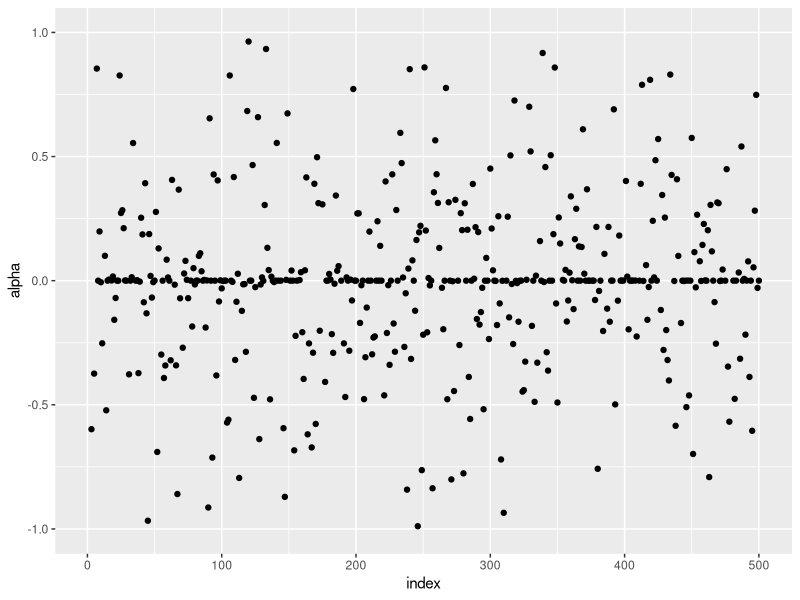
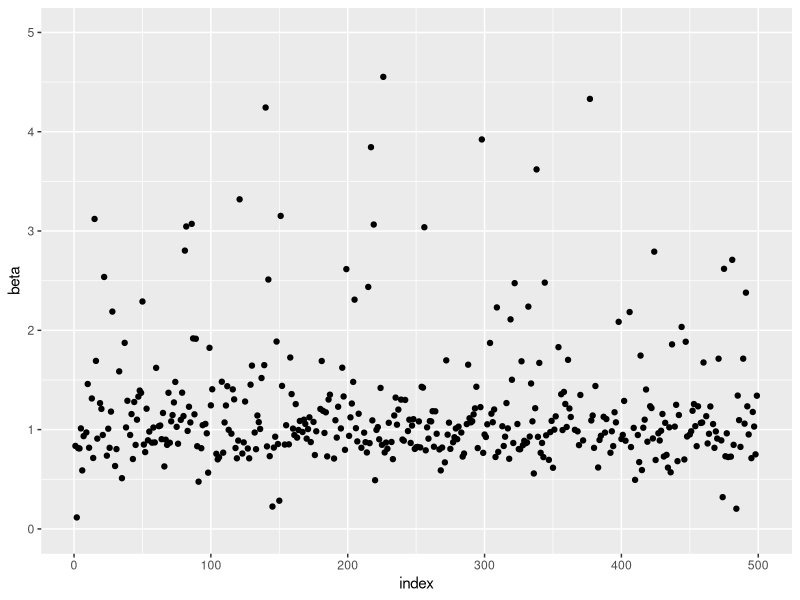
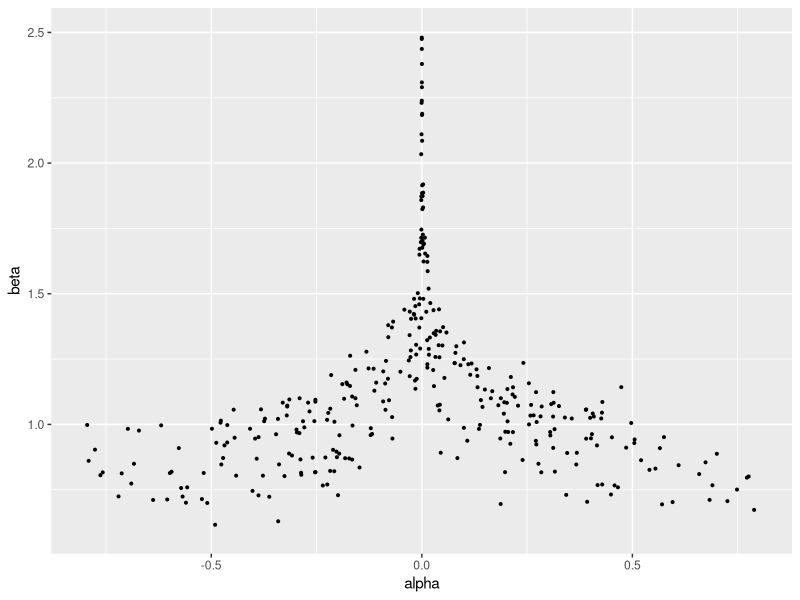

These charts were generated, in order, by the following R code:
## ---- chunk 1
knitr::opts_chunk$set(echo = TRUE)

library(tidyverse)

## ---- chunk 2
n <- 500                
x_icount <- 10        # How many x and y there is 
x_i <- 1:x_icount
# x_icount <- 10 - 3
# x_i <- c(1:3,rep(2,x_icount))
a_nul <- 0
beta_nul <- 1
gamma_nul <- 0
conff1b <- matrix(nrow=n, ncol=2)
conff1a <- matrix(nrow=n, ncol=2)
limits <- rep(0,n)
errors <- rep(0,n)
betahat <- rep(0,n)
ahat <- rep(0,n)
resulthypotese_ab <- rep(0,n)
bstar <- 1.1
crit = pchisq(0.05,df=2,lower.tail = FALSE)
beta <- function(b,c1 = 1,c2 = 0) {
  b ^ (c1 * x_i + c2)
}
for (ii in 1:n) {
  yi <- rnorm(x_icount, mean=0, sd=1)
  likelihood <- function(a,b) {
    1 / sqrt(2*pi)^x_icount * prod(exp ((- (a * b ^x_i + yi)^2)/2))
  }
  
  s <- function(b) {
    a <- sum(yi)/sum(beta(b,1,0))
    - sum( a^2 * beta(b,2,-1) * x_i)  +  sum(a * x_i * beta(b,1,-1) * yi)
  }
  
  i <- function(b) {
    a <- sum(yi)/sum(beta(b,1))
    ma <- sum(a ^ 2 * 2 * (x_i-1) * beta(b,2,-2) * x_i)-sum(a ^ 2 * x_i * (x_i-1) * beta(b,2,-2))
    ma^(-1)
  }
  
  intim <- function(b, funk1, funk2) {
    score <- funk1 
    fish <- funk2 
    bk <- b
    itt <-0
    itt1 <- 0
    itt2 <- 0 
    while(abs(score(bk) * fish(bk))>0.001) {
      itt<- itt + 1
      bk = bk + fish(bk) * score(bk)
      if (!is.finite(score(bk))==TRUE | !is.finite((fish(bk)))==TRUE) {
        cat("ERROR!", "\n")
        itt2 <- 1
        break
      }
      if (itt>5000) {
        cat("break", "\n")
        itt1 <- 1
        break(intim)
      }
    }
    c(bk,itt, itt1, itt2)
  }
  resultatintim <- intim(bstar, s, i)
  betahat[ii] <-  resultatintim[1] 
  ahat[ii] <- sum(yi)/sum(beta(betahat[ii],1,0))
  lmle <- likelihood(ahat[ii],betahat[ii])
  
  lognorm <- function(a,b) {
    -2*log(likelihood(a,b)/lmle)
  }
  
  resulthypotese_ab[ii] <- lognorm(a_nul, beta_nul)<=crit
  j11y <- 1 / (sum(beta(betahat[ii],2,0)))
  j22y <- 1 / (sum(ahat[ii] * (2 * x_i - 1) * beta(betahat[ii],2,-1) * x_i) 
               -sum(ahat[ii] * x_i *(x_i - 1)* beta(betahat[ii], 1, 0 ) * yi))
  conff1b[ii,1] <- betahat[ii] - 1.96 * sqrt(abs(j22y))
  conff1b[ii,2] <- betahat[ii] + 1.96 * sqrt(abs(j22y))
  conff1a[ii,1] <- ahat[ii] - 1.96 * sqrt(abs(j11y))
  conff1a[ii,2] <- ahat[ii] + 1.96 * sqrt(abs(j11y))
  limits[ii] <- resultatintim[3]
  errors[ii] <- resultatintim[4]
  cat("Iteration=", ii, "Limits=", sum(limits),  "Errors=",sum(errors) , "\n") 
}
cat("How many times did alpha0 end inside the confidence interval", "\n")
confresula <- which(conff1a[,1] < a_nul & conff1a[,2] > a_nul)
length(confresula)
cat("How many times did beta0 end inside the confidence interval", "\n")
confresulb <- which(conff1b[,1] < beta_nul & conff1b[,2] > beta_nul)
length(confresulb)
cat("How many was m2lognorm less or equal to the critical values", "\n")
sum(resulthypotese_ab)
## ---- chunk 3
ahat_plot <- data.frame(x=1:n, y= ahat)
betahat_plot <- data.frame(x=1:n, y= betahat)
ahat_betahat <- data.frame(x= ahat, y=betahat)
ggplot(ahat_plot, aes(x,y)) +
  geom_point() + 
  scale_y_continuous(limits=c(-1,1)) + 
  labs(x = "index", y= "alpha")
ggplot(betahat_plot, aes(x,y)) +
  geom_point() +
  scale_y_continuous(limits=c(0,5)) +
  labs(x = "index", y= "beta")
ggplot(ahat_betahat, aes(x,y)) +
  geom_point(size = 0.7) + 
  scale_y_continuous(limits=c(0.6,2.5)) +
  scale_x_continuous(limits=c(-0.8,0.8)) + 
  labs(x = "alpha", y= "beta")
## ---- chunk 4
x_icount <- 20
n <- 1
x_i <- 1:x_icount
beta_nul <- 1
gamma_nul <-0
p_waldtest_g <- rep(0,n)
conff1g <- matrix(nrow=1, ncol=2)
betahat <- rep(0,n)
ahat <- rep(0,n)
gammahat <- rep(0,n)
resulthypotese <- rep(0,n)
bstar <- 1.1
crit = pchisq(0.05,df=3,lower.tail = FALSE)
beta <- function(b,c1 = 1,c2 = 0) {
  b ^ (c1 * x_i + c2)
}

yi <- c(-0.8, 1.15, 1.82, 2.89, 1.43, 0.59, 1.09, 3.00, 2.81, 3.02, 2.39, 3.50, 3.06, 2.41, 2.81, 3.95, 4.19, 5.94, 7.06, 4.55)
likelihood <- function(a,b,g) {
  1 / sqrt(2*pi)^x_icount * prod(exp(( - (a * b ^x_i -yi + g)^2)/2))
}

s <- function(b) {
  a_s <- sum(beta(b))
  b_s <- (sum(beta(b))) / n * sum(beta(b)) 
  c_s <- (sum(beta(b))) / n * sum(yi)
  d_s <- sum(yi*beta(b))
  sahat <- (c_s-d_s)/(b_s-a_s)
  gamma <- 1 / n * sum(sahat*beta(b)-yi) 
  - sum((sahat * beta(b) + gamma - yi ) * beta(b,1,-1) * x_i* sahat)
}

i <- function(b) {
  a_s <- sum(beta(b))
  b_s <- (sum(beta(b))) / n * sum(beta(b)) 
  c_s <- (sum(beta(b))) / n * sum(yi)
  d_s <- sum(yi*beta(b))
  sahat <- (c_s-d_s)/(b_s-a_s)
  gamma <- 1 / n * sum(sahat*beta(b))- sum(yi) 
  imi <- sum(x_i * sahat * beta(b,1,-2) * ((2*x_i-1) * sahat *beta(b) + 
                                             gamma * (x_i-1) - ((sahat * beta(b) + gamma)) *(x_i -1)  ))
  imi^-1
}

intim <- function(b, funk1, funk2) {
  score <- funk1 
  fish <- funk2 
  bk <- b
  itt <-0
  itt1 <- 0
  itt2 <- 0 
  while(abs(score(bk) * fish(bk))>0.001) {
    itt<- itt + 1
    bk = bk + fish(bk) * score(bk)
    if (!is.finite(score(bk))==TRUE | !is.finite((fish(bk)))==TRUE) {
      cat("ERROR!", "\n")
      itt2 <- 1
      break
    }
    if (itt>5000) {
      cat("break", "\n")
      itt1 <- 1
      break(intim)
    }
  }
  c(bk,itt, itt1, itt2)
}
resultatintim <- intim(bstar, s, i)
betahat <-  resultatintim[1] 
ahat_s <- sum(beta(betahat))
bhat_s <- (sum(beta(betahat))) / n * sum(beta(betahat)) 
chat_s <- (sum(beta(betahat))) / n * sum(yi)
dhat_s <- sum(yi*beta(betahat))
ahat <- (chat_s-dhat_s)/(bhat_s-ahat_s)
gammahat <- 1 / n * sum(ahat*beta(betahat))- sum(yi)
lmle <- likelihood(ahat,betahat, gammahat)
lognorm <- function(a,b,g) {
  -2*log(likelihood(a,b,g)/lmle)
}

resulthypotese <- lognorm(ahat, betahat, gamma_nul)<=crit 
j33y <- 1 / x_icount
waldtestg <- (gammahat-gamma_nul)^2/ j33y
p_waldtest_g <- 2*pnorm(abs(waldtestg), lower.tail = FALSE)

conff1g[,1] <- gammahat - 1.96 * sqrt(abs(j33y))
conff1g[,2] <- gammahat + 1.96 * sqrt(abs(j33y))
cat("Was gamma0 inside the confidence interval", "\n")
confresulg <- which(conff1g[,1] < gamma_nul & conff1g[,2] > gamma_nul) 
length(confresulg)
cat("Did gamma0 pass the waldtest?", "\n")
p_waldtest_g>=0.05
cat("Was n2lognorm less than the critical value?", "\n")
sum(resulthypotese)
Param_NR <- c(ahat*betahat^x_i+gammahat)


## ---- chunk 5

likelihood_v <- function(abg) {
  1 / sqrt(2*pi)^x_icount * prod(exp((- (abg[1] * abg[2]^x_i +abg[3]  -yi)^2)/2))
}
param_optim <- optim(c(0,1,0), likelihood_v)$par
lmle_optim <- likelihood(param_optim[1],param_optim[2], param_optim[3])

lognorm_optim <- function(a,b,g) {
  -2*log(likelihood(a,b,g)/lmle_optim)
}

resulthypotese_optim <- lognorm_optim(param_optim[1], param_optim[2], gamma_nul)<=crit 
waldtestg_optim <- (param_optim[3]-gamma_nul)^2/ j33y
p_waldtest_g_optim <- 2*pnorm(abs(waldtestg_optim), lower.tail = FALSE)
conff1g_optim <- matrix(nrow=1, ncol=2)
conff1g_optim[,1] <- param_optim[3] - 1.96 * sqrt(abs(j33y))
conff1g_optim[,2] <- param_optim[3] + 1.96 * sqrt(abs(j33y))
cat("Was gamma0 inside the confidence interval", "\n")
confresulg_optim <- which(conff1g_optim[,1] < gamma_nul & conff1g_optim[,2] > gamma_nul) 
length(confresulg_optim)
cat("Did gamma0 pass the waldtest?", "\n")
p_waldtest_g_optim>=0.05
cat("Was n2lognorm less than the critical value?", "\n")
sum(resulthypotese_optim)
## ---- chunk 6
x_icount <- 20
n <- 1
x_i <- 1:20
a_nul <- 0
beta_nul <- 1
p_waldtest_b <- rep(0,n)
conff1b <- matrix(nrow=n, ncol=2)
betahat <- rep(0,n)
ahat <- rep(0,n)
bstar <- 2
resulthypotese <- rep(0,n)
crit = pchisq(0.05,df=2,lower.tail = FALSE)
beta <- function(b,c1,c2 = 0) {
  b ^ (c1 * x_i + c2)
}

yi <- c(-0.8, 1.15, 1.82, 2.89, 1.43, 0.59, 1.09, 3.00, 2.81, 3.02, 2.39, 3.50, 3.06, 2.41, 2.81, 3.95, 4.19, 5.94, 7.06, 4.55)
likelihood <- function(a,b) {
  1 / sqrt(2*pi)^x_icount * prod(exp((- (a * b ^x_i -yi)^2)/2))
}

s <- function(b) {
  a <- sum(yi)/sum(beta(b,1,0))
  - sum( a^2 * beta(b,2,-1) * x_i)  +  sum(a * x_i * beta(b,1,-1) * yi)
}

i <- function(b) {
  a <- sum(yi)/sum(beta(b,1))
  ma <- sum(a ^ 2 * 2 * (x_i-1) * beta(b,2,-2) * x_i)-sum(a ^ 2 * x_i * (x_i-1) * beta(b,2,-2))
  ma^(-1)
}

intim <- function(b, funk1, funk2) {
  score <- funk1 
  fish <- funk2 
  bk <- b
  itt <-0
  itt1 <- 0
  itt2 <- 0 
  while(abs(score(bk) * fish(bk))>0.001) {
    itt<- itt + 1
    bk = bk + fish(bk) * score(bk)
    if (!is.finite(score(bk))==TRUE | !is.finite((fish(bk)))==TRUE) {
      cat("ERROR!", "\n")
      itt2 <- 1
      break
    }
    if (itt>5000) {
      cat("break", "\n")
      itt1 <- 1
      break(intim)
    }
  }
  c(bk,itt, itt1, itt2)
}
resultatintim <- intim(bstar, s, i)
betahat <-  resultatintim[1] 
ahat <- sum(yi)/sum(beta(betahat,1,0))
lmle <- likelihood(ahat,betahat)

lognorm <- function(a,b) {
  -2*log(likelihood(a,b)/lmle)
}

resulthypotese <- lognorm(ahat, beta_nul)<=crit #Alpha afhænger af beta, beta_nul indsættes 
j22y <- 1 / (sum(ahat * (2 * x_i - 1) * beta(betahat,2,-1) * x_i) -
               sum(ahat * x_i *(x_i - 1)* beta(betahat, 1, 0 ) * yi))
waldtestb <- (betahat-beta_nul) ^ 2 / j22y
p_waldtest_b <- 2*pnorm(abs(waldtestb), lower.tail = FALSE)
conff1b[,1] <- betahat - 1.96 * sqrt(abs(j22y))
conff1b[,2] <- betahat + 1.96 * sqrt(abs(j22y))
cat("Was beta0 inside the confidence interval", "\n")
confresulb <- which(conff1b[,1] < beta_nul & conff1b[,2] > beta_nul) 
length(confresulb)
cat("Did beta0 pass the waldtest?", "\n")
p_waldtest_b>=0.05
cat("Was n2lognorm less than the critical value?", "\n")
sum(resulthypotese)



## ---- chunk 7

likelihood_v <- function(ab) {
  1 / sqrt(2*pi)^x_icount * prod(exp((- (ab[1] * ab[2]^x_i -yi)^2)/2))
}
param_optim <- optim(c(0.5,2), likelihood_v)$par
lmle_optim <- likelihood(param_optim[1],param_optim[2])

lognorm_optim <- function(ab) {
  -2*log(likelihood_v(ab)/lmle_optim)
}



resulthypotese_optim <- lognorm_optim(c(param_optim[1], beta_nul))<=crit 
j22y <- 1 / (sum(param_optim[1] * (2 * x_i - 1) * beta(param_optim[2],2,-1) * x_i) -
               sum(param_optim[1] * x_i *(x_i - 1)* beta(param_optim[2], 1, 0 ) * yi))
waldtestb_optim <- (param_optim[2]-beta_nul)^2/ j22y
p_waldtest_b_optim <- 2*pnorm(abs(waldtestb_optim), lower.tail = FALSE)
conff1b_optim <- matrix(nrow=1, ncol=2)
conff1b_optim[,1] <- param_optim[2] - 1.96 * sqrt(abs(j22y))
conff1b_optim[,2] <- param_optim[2] + 1.96 * sqrt(abs(j22y))
cat("Was beta0 inside the confidence interval", "\n")
confresulb_optim <- which(conff1b_optim[,1] < beta_nul & conff1b_optim[,2] > beta_nul) 
length(confresulb_optim)
cat("Did beta0 pass the waldtest?", "\n")
p_waldtest_b_optim>=0.05
cat("Was n2lognorm less than the critical value?", "\n")
sum(resulthypotese_optim)

## ---- chunk 8

